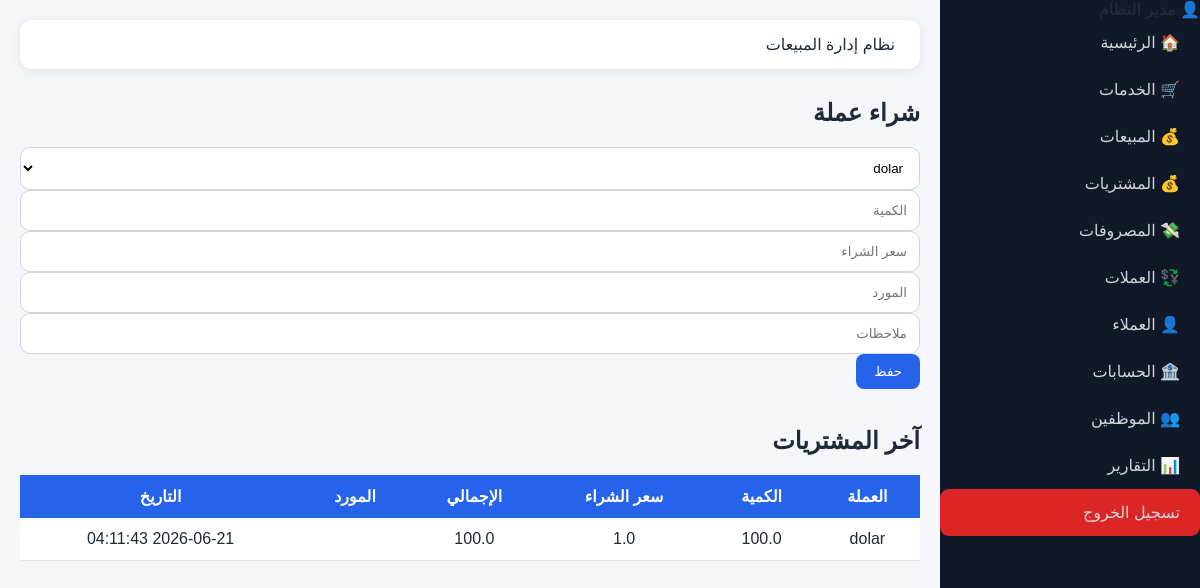
Screenshot of /purchases (signed in) with the database file from the repository.
### tables this page shows
CREATE TABLE purchases (

id INTEGER PRIMARY KEY AUTOINCREMENT,

currency_id INTEGER,

quantity REAL,

purchase_rate REAL,

total_amount REAL,

supplier TEXT,

notes TEXT,

employee TEXT,

created_at TEXT

);

CREATE TABLE currencies (
    id INTEGER PRIMARY KEY AUTOINCREMENT,
    code TEXT UNIQUE,
    name TEXT,
    rate REAL,
    is_base INTEGER DEFAULT 0
);

### app.py (the view, shortened to what this page needs)
@app.route('/purchases', methods=['GET', 'POST'])
def purchases():
    if 'user_id' not in session:
     return redirect('/')
    conn = sqlite3.connect('database.db')
    conn.row_factory = sqlite3.Row
    cursor = conn.cursor()
    purchases_list = cursor.execute("""
    SELECT purchases.*,
       currencies.name as currency_name
FROM purchases
LEFT JOIN currencies
ON purchases.currency_id = currencies.id
ORDER BY purchases.id DESC
""").fetchall()
    currencies = cursor.execute("""
SELECT *
FROM currencies
ORDER BY name
""").fetchall()
    conn.close()
    return render_template(
    'purchases.html',
    purchases=purchases_list,
    currencies=currencies
)

### templates/purchases.html (shortened to what this page needs)
{% extends 'base.html' %}
{% block content %}
<h2>شراء عملة</h2><form method="POST"><select name="currency_id" required>
    {% for currency in currencies %}
    <option value="{{ currency['id'] }}">
        {{ currency['name'] }}
    </option>
    {% endfor %}
</select>
<input
    type="number"
    step="0.01"
    name="quantity"
    placeholder="الكمية"
    required>
<input
    type="number"
    step="0.01"
    name="purchase_rate"
    placeholder="سعر الشراء"
    required>
<input
    type="text"
    name="supplier"
    placeholder="المورد">
<input
    type="text"
    name="notes"
    placeholder="ملاحظات">
<button class="btn-save" type="submit">
    حفظ
</button>
</form><br><h2>آخر المشتريات</h2><table><tr>
    <th>العملة</th>
    <th>الكمية</th>
    <th>سعر الشراء</th>
    <th>الإجمالي</th>
    <th>المورد</th>
    <th>التاريخ</th>
</tr>
{% for p in purchases %}
<tr>
    <td>{{ p['currency_name'] }}</td>
    <td>{{ p['quantity'] }}</td>
    <td>{{ p['purchase_rate'] }}</td>
    <td>{{ p['total_amount'] }}</td>
    <td>{{ p['supplier'] }}</td>
    <td>{{ p['created_at'] }}</td>
</tr>
{% endfor %}
</table>{% endblock %}

### static/css/style.css (style rules this page uses)
body { margin:0; background:#f4f6f9; font-family:Tahoma, Arial, sans-serif; color:#1f2937; }
input, select, textarea, .form-control { width:100%; padding:12px; border:1px solid #d1d5db; border-radius:10px; box-sizing:border-box; background:white; }
.btn-save { background:#2563eb; color:white; border:none; padding:10px 18px; border-radius:8px; cursor:pointer; text-decoration:none; }
table { width:100%; border-collapse:collapse; background:white; overflow:hidden; }
table th { background:#2563eb; color:white; padding:12px; }
table td { padding:12px; border-bottom:1px solid #e5e7eb; text-align:center; }

### rows the page displays
purchases: currency_name "dolar", quantity "100.0", purchase_rate "1.0", total_amount "100.0", created_at "2026-06-21 04:11:43"

### other values shown
form field currency_id "dolar"
